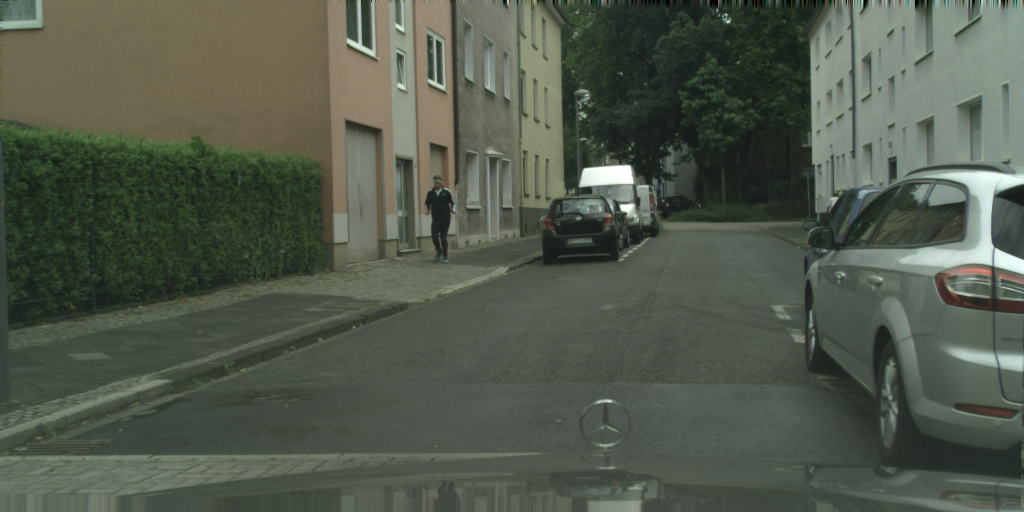
#> input picture catalog/bochum_000000_003674_leftImg8bit.png, 2048 x 1024 px, found by its file name (shown at 1/2 size); its folder holds only this picture in this run
$ python generate_transformations.py
#> lines starting #> are read from the running program, lines starting #| are printed output that depends on the picture
import os
from PIL import Image, ImageFilter
import numpy as np
from tensorflow.keras.applications.mobilenet_v3 import preprocess_input

# Paramètres
IMG_WIDTH_UNET = 512
IMG_HEIGHT_UNET = 256
IMG_SIZE_DL = 512

# Dossiers
catalog_path = "catalog"
output_path = "preprocessing_examples"
os.makedirs(output_path, exist_ok=True)

# Sélection d’une image exemple
example_file = next((f for f in os.listdir(catalog_path) if f.endswith(".png") and "_mask" not in f), None)
original = Image.open(os.path.join(catalog_path, example_file)).convert("RGB")
#> original is the input picture: PIL image 2048x1024 RGB; mean R, G, B 81.9, 89.5, 76.3

# Resize pour U-Net
unet_resized = original.resize((IMG_WIDTH_UNET, IMG_HEIGHT_UNET))
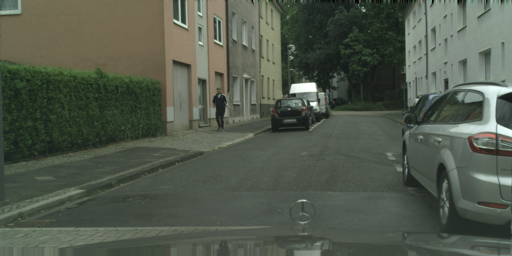
#> unet_resized: PIL image 512x256 RGB; mean R, G, B 81.9, 89.5, 76.3

# Floutage
unet_blurred = unet_resized.filter(ImageFilter.GaussianBlur(radius=2))
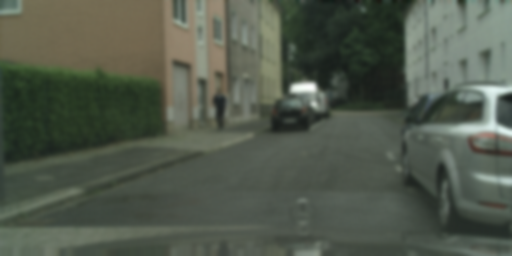
#> unet_blurred: PIL image 512x256 RGB; mean R, G, B 81.9, 89.5, 76.3

# Resize pour DeepLabV3+
deeplab_resized = original.resize((IMG_SIZE_DL, IMG_SIZE_DL))
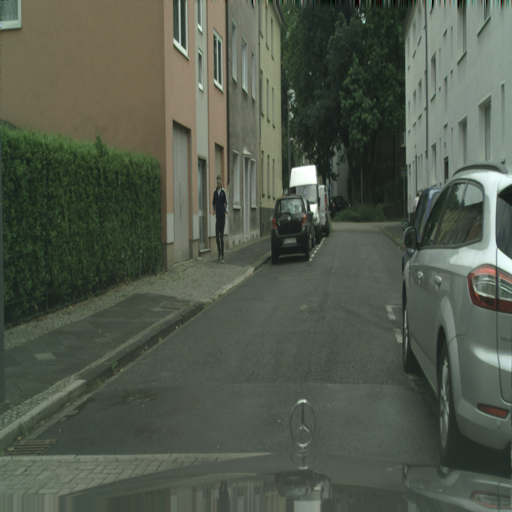
#> deeplab_resized: PIL image 512x512 RGB; mean R, G, B 81.9, 89.5, 76.3

# Prétraitement MobileNetV3
dl_array = np.array(deeplab_resized).astype(np.float32)
#> (the run stopped early here; a loop or call above may not have finished)

$ run again, on catalog/bochum_000000_005537_leftImg8bit.png
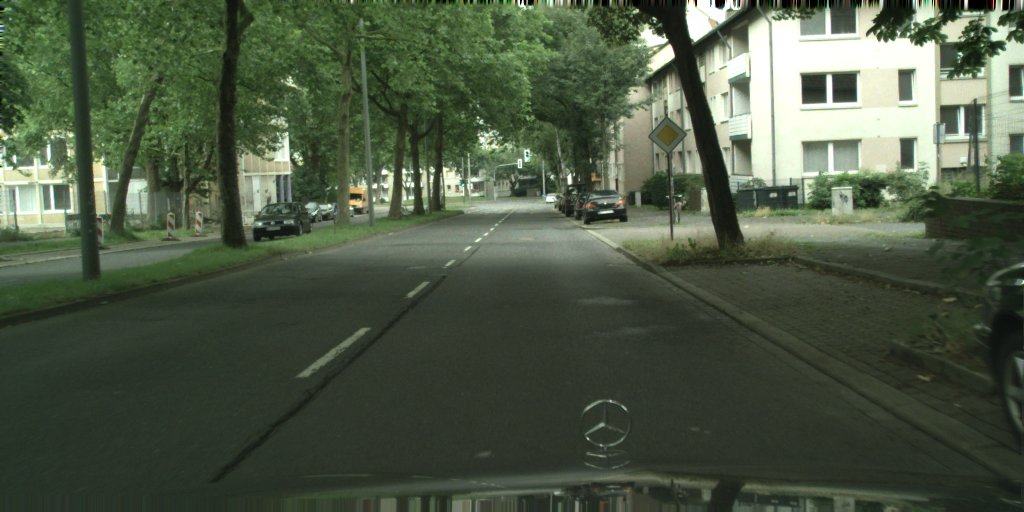
#> input picture catalog/bochum_000000_005537_leftImg8bit.png, 2048 x 1024 px, found by its file name (shown at 1/2 size)
#> original is the input picture: PIL image 2048x1024 RGB; mean R, G, B 76.2, 88.1, 67.9
#> `unet_blurred = unet_resized.filter(ImageFilter.GaussianBlur(radius=2))`:
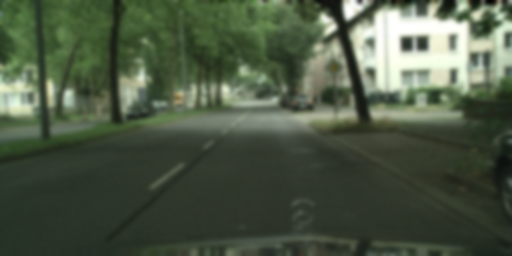
#> unet_blurred: PIL image 512x256 RGB; mean R, G, B 76.2, 88.1, 67.9
#> `deeplab_resized = original.resize((IMG_SIZE_DL, IMG_SIZE_DL))`:
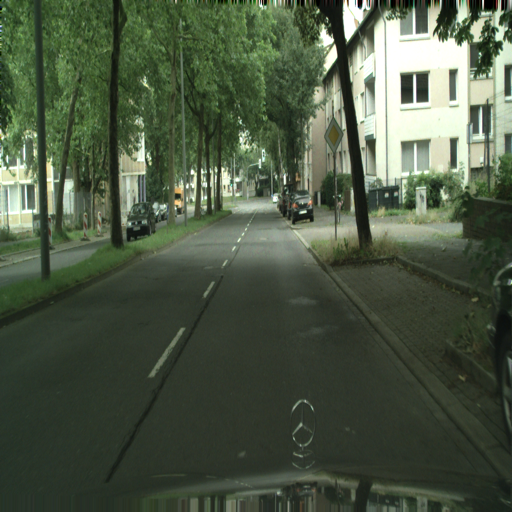
#> deeplab_resized: PIL image 512x512 RGB; mean R, G, B 76.2, 88.1, 67.9

$ run again, on catalog/bochum_000000_005537_leftImg8bit_overlay_deeplab.png
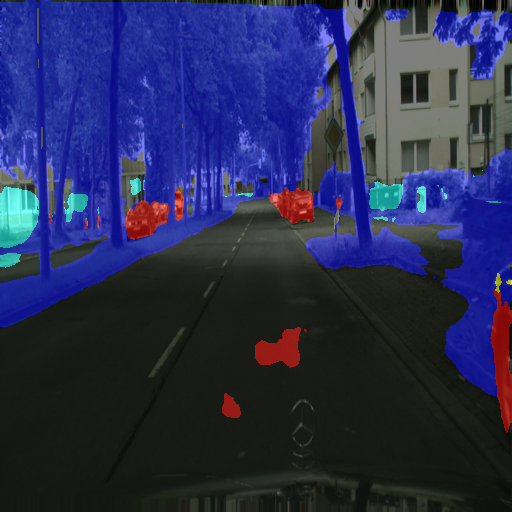
#> input picture catalog/bochum_000000_005537_leftImg8bit_overlay_deeplab.png, 512 x 512 px, found by its file name
#> original is the input picture: PIL image 512x512 RGB; mean R, G, B 40.9, 45.8, 82.8
#> `unet_resized = original.resize((IMG_WIDTH_UNET, IMG_HEIGHT_UNET))`:
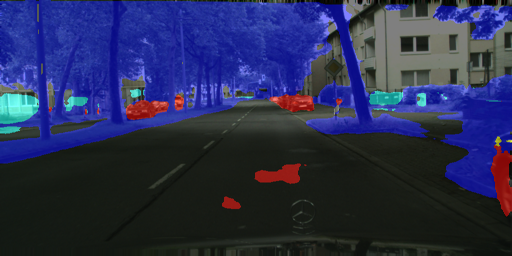
#> unet_resized: PIL image 512x256 RGB; mean R, G, B 40.9, 45.8, 82.8
#> `unet_blurred = unet_resized.filter(ImageFilter.GaussianBlur(radius=2))`:
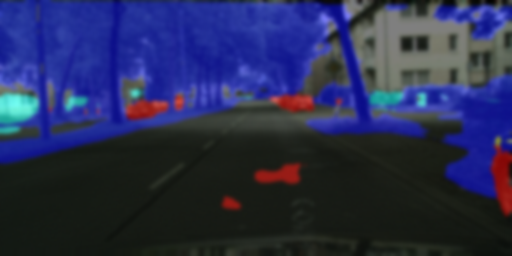
#> unet_blurred: PIL image 512x256 RGB; mean R, G, B 40.9, 45.8, 82.8

$ run again, on catalog/bochum_000000_003674_leftImg8bit_overlay_deeplab.png
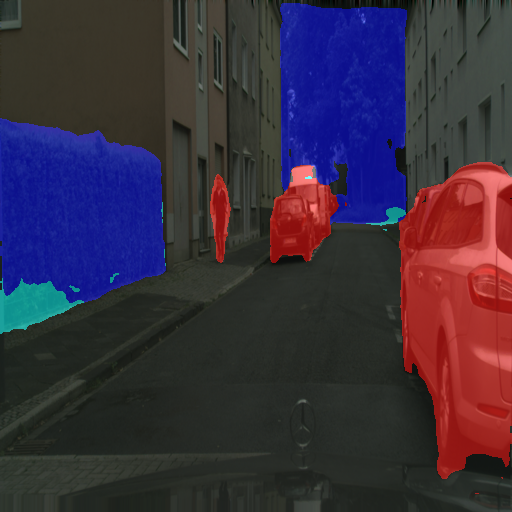
#> input picture catalog/bochum_000000_003674_leftImg8bit_overlay_deeplab.png, 512 x 512 px, found by its file name
#> original is the input picture: PIL image 512x512 RGB; mean R, G, B 57.3, 45.9, 62.9
#> `unet_resized = original.resize((IMG_WIDTH_UNET, IMG_HEIGHT_UNET))`:
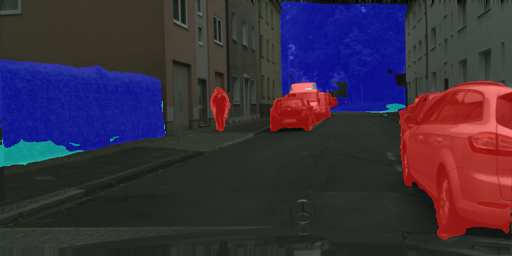
#> unet_resized: PIL image 512x256 RGB; mean R, G, B 57.3, 46, 62.9
#> `unet_blurred = unet_resized.filter(ImageFilter.GaussianBlur(radius=2))`:
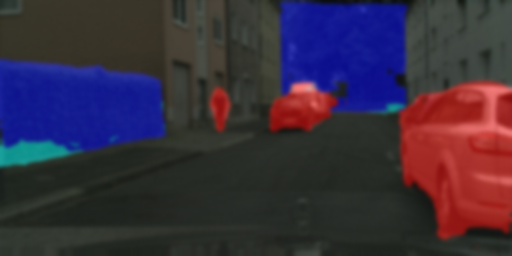
#> unet_blurred: PIL image 512x256 RGB; mean R, G, B 57.3, 46, 62.9
